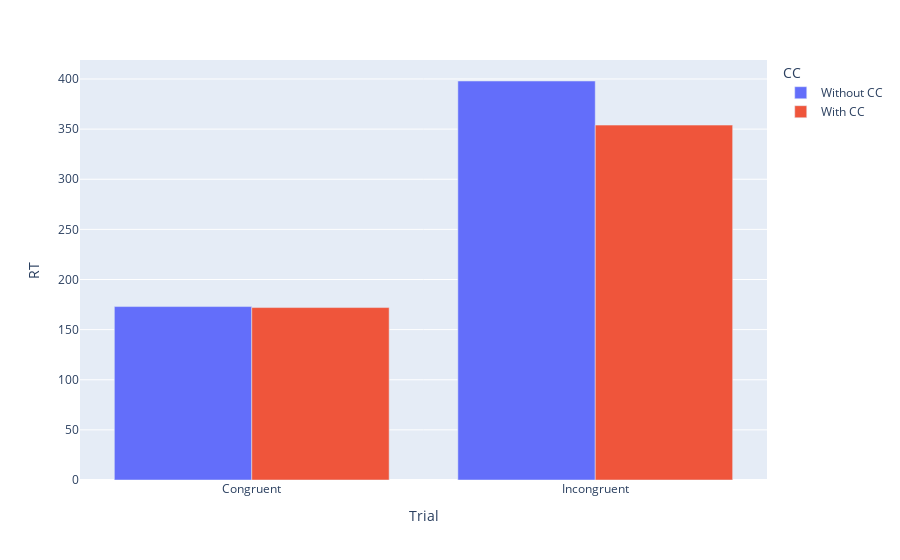

This figure's notebook cell:
### Markdown cell above
# Cognitive control makes conflict resolution faster

## In Stroop

### Code cell
# Congruent Stroop trial with BiasingMult = 0
BiasingMult = 0
i, Winner, CogCtrl, LingKnow, Stroop = RunTrial((0,0,0,60))
RT_CongStroop_NoCC = i
print(i, Winner)

# Congruent Stroop trial with BiasingMult = 1
BiasingMult = 1
i, Winner, CogCtrl, LingKnow, Stroop = RunTrial((0,0,0,60))
RT_CongStroop_WithCC = i
print(i, Winner)

# Inongruent Stroop trial with BiasingMult = 0
BiasingMult = 0
i, Winner, CogCtrl, LingKnow, Stroop = RunTrial((0,0,20,30))
RT_IncongStroop_NoCC = i
print(i, Winner)

# Incongruent Stroop trial with BiasingMult = 1
BiasingMult = 1
i, Winner, CogCtrl, LingKnow, Stroop = RunTrial((0,0,20,30))
RT_IncongStroop_WithCC = i
print(i, Winner)

df = pd.DataFrame({'CC':['Without CC','With CC','Without CC','With CC'],
                   'Trial':['Congruent','Congruent','Incongruent','Incongruent'],
                   'RT':[RT_CongStroop_NoCC,RT_CongStroop_WithCC,RT_IncongStroop_NoCC,RT_IncongStroop_WithCC]})

# Figure
fig = px.bar(df,x='Trial',y='RT',color='CC',barmode="group")
fig.show()

### Figure 1 — Plotly figure (JSON) as saved in the notebook; plotly's stock layout.template omitted (floating-point values rounded to 4 significant figures)
{"data": [{"alignmentgroup": "True", "hovertemplate": "CC=Without CC<br>Trial=%{x}<br>RT=%{y}<extra></extra>", "legendgroup": "Without CC", "marker": {"color": "#636efa", "pattern": {"shape": ""}}, "name": "Without CC", "offsetgroup": "Without CC", "orientation": "v", "showlegend": true, "textposition": "auto", "type": "bar", "x": ["Congruent", "Incongruent"], "xaxis": "x", "y": [173, 398], "yaxis": "y"}, {"alignmentgroup": "True", "hovertemplate": "CC=With CC<br>Trial=%{x}<br>RT=%{y}<extra></extra>", "legendgroup": "With CC", "marker": {"color": "#EF553B", "pattern": {"shape": ""}}, "name": "With CC", "offsetgroup": "With CC", "orientation": "v", "showlegend": true, "textposition": "auto", "type": "bar", "x": ["Congruent", "Incongruent"], "xaxis": "x", "y": [172, 354], "yaxis": "y"}], "layout": {"autosize": true, "barmode": "group", "legend": {"title": {"text": "CC"}, "tracegroupgap": 0}, "margin": {"t": 60}, "xaxis": {"anchor": "y", "autorange": true, "domain": [0, 1], "range": [-0.5, 1.5], "title": {"text": "Trial"}, "type": "category"}, "yaxis": {"anchor": "x", "autorange": true, "domain": [0, 1], "range": [0, 418.9], "title": {"text": "RT"}, "type": "linear"}}}
